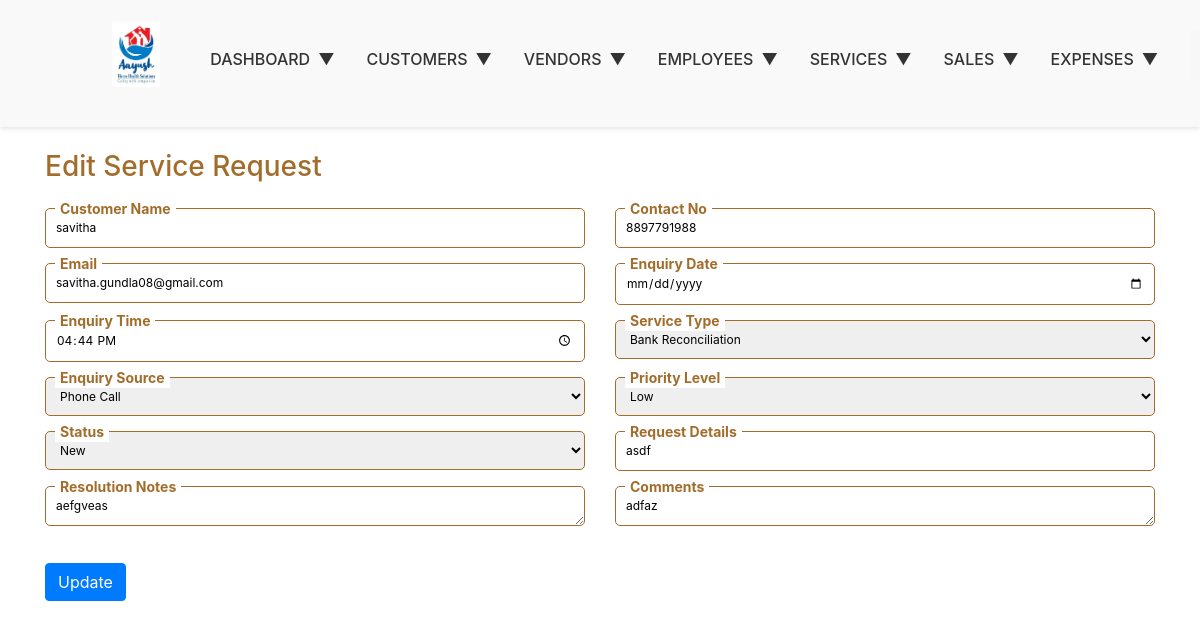
The page /Capturing-Services/update_service.php?id=7 on the database its author committed.
### tables this page shows
CREATE TABLE `service_requests` (
  `id` int(11) NOT NULL,
  `customer_name` varchar(255) NOT NULL,
  `contact_no` varchar(20) NOT NULL,
  `email` varchar(255) NOT NULL,
  `enquiry_date` date NOT NULL,
  `enquiry_time` time NOT NULL,
  `service_type` varchar(100) NOT NULL,
  `from_date` date DEFAULT NULL,
  `end_date` date DEFAULT NULL,
  `total_days` int(11) DEFAULT NULL,
  `service_price` decimal(10,2) DEFAULT NULL,
  `invoice_status` varchar(250) DEFAULT NULL,
  `enquiry_source` varchar(100) NOT NULL,
  `priority_level` varchar(50) NOT NULL,
  `status` varchar(50) NOT NULL,
  `assigned_employee` varchar(255) NOT NULL,
  `request_details` text NOT NULL,
  `resolution_notes` text NOT NULL,
  `comments` text NOT NULL,
  `created_at` timestamp NOT NULL DEFAULT current_timestamp()
);

### Capturing-Services/update_service.php (the view, shortened to what this page needs)
<?php
include '../config.php';
if (isset($_GET['id'])) {
    $id = intval($_GET['id']);
    $sql = "SELECT * FROM service_requests WHERE id = ?";
    $stmt = $conn->prepare($sql);
    $stmt->bind_param("i", $id);
    $stmt->execute();
    $result = $stmt->get_result();
    if ($result->num_rows > 0) {
        $row = $result->fetch_assoc();
    } else {
        header("Location: view_services.php");
        exit;
    }
} else {
    header("Location: view_services.php");
    exit;
}
?>
<!DOCTYPE html>
<html lang="en">
<head>
  <link rel="stylesheet" href="https://stackpath.bootstrapcdn.com/bootstrap/4.5.2/css/bootstrap.min.css">
  <link rel="stylesheet" href="../assets/css/style.css">
</head>
<body>
  <?php include '../navbar.php'; ?>
  <div class="container mt-7">
    <h3 class="mb-4"> Edit Service Request</h3>
    <div class="form-section">
      <form action="" method="POST">
        <div class="row">
          <div class="col-md-6">
            <div class="input-field-container">
              <label class="input-label">Customer Name</label>
              <input type="text" class="styled-input" name="customer_name" id="customer_name" value="<?= $row['customer_name']; ?>" placeholder="Enter Customer Name">
            </div>
          </div>
          <div class="col-md-6">
            <div class="input-field-container">
              <label class="input-label">Contact No</label>
              <input type="text" class="styled-input" name="contact_no" id="contact_no" value="<?= $row['contact_no']; ?>" placeholder="Enter Contact Number">
            </div>
          </div>
          <div class="col-md-6">
            <div class="input-field-container">
              <label class="input-label">Email</label>
              <input type="email" class="styled-input" name="email" id="email" value="<?= $row['email']; ?>" placeholder="Enter Email">
            </div>
          </div>
          <div class="col-md-6">
            <div class="input-field-container">
              <label class="input-label">Enquiry Date</label>
              <input type="date" class="styled-input date-input" name="enquiry_date" id="enquiry-date" value="<?= $row['enquiry_date']; ?>" />
            </div>
          </div>
          <div class="col-md-6">
            <div class="input-field-container">
              <label class="input-label">Enquiry Time</label>
              <input type="time" name="enquiry_time" class="styled-input" value="<?= $row['enquiry_time']; ?>">
            </div>
          </div>
          <div class="col-md-6">
            <div class="input-field-container">
              <label class="input-label">Service Type</label>
              <select class="styled-input" name="service_type">
                <option value="bank" <?= ($row['service_type'] == 'bank') ? 'selected' : ''; ?>>Bank Reconciliation</option>
              </select>
            </div>
          </div>
          <div class="col-md-6">
            <div class="input-field-container">
              <label class="input-label">Enquiry Source</label>
              <select class="styled-input" name="enquiry_source">
                <option value="phone" <?= ($row['enquiry_source'] == 'phone') ? 'selected' : ''; ?>>Phone Call</option>
              </select>
            </div>
          </div>
          <div class="col-md-6">
            <div class="input-field-container">
              <label class="input-label">Priority Level</label>
              <select class="styled-input" name="priority_level">
                <option value="low" <?= ($row['priority_level'] == 'low') ? 'selected' : ''; ?>>Low</option>
              </select>
            </div>
          </div>
          <div class="col-md-6">
            <div class="input-field-container">
              <label class="input-label">Status</label>
              <select class="styled-input" name="status">
                <option value="new" <?= ($row['status'] == 'new') ? 'selected' : ''; ?>>New</option>
              </select>
            </div>
          </div>
          <div class="col-md-6">
            <div class="input-field-container">
              <label class="input-label">Request Details</label>
              <input type="text" class="styled-input" name="request_details" value="<?= $row['request_details']; ?>" placeholder="Enter Request Details">
            </div>
          </div>
          <div class="col-md-6">
            <div class="input-field-container">
              <label class="input-label">Resolution Notes</label>
              <textarea class="styled-input" rows="1" name="resolution_notes" placeholder="Enter Resolution Notes"><?= $row['resolution_notes']; ?></textarea>
            </div>
          </div>
          <div class="col-md-6">
            <div class="input-field-container">
              <label class="input-label">Comments</label>
              <textarea class="styled-input" rows="1" name="comments" placeholder="Enter Comments"><?= $row['comments']; ?></textarea>
            </div>
          </div>
        </div>
        <button type="submit" class="btn btn-primary mt-3">Update</button>
      </form>
    </div>
  </div>
</body>
</html>

### assets/css/style.css (style rules this page uses)
body { font-family: -apple-system, BlinkMacSystemFont, "Segoe UI", Roboto, "Helvetica Neue", Arial, "Noto Sans", sans-serif, "Apple Color Emoji", "Segoe UI Emoji", "Segoe UI Symbol", "Noto Color Emoji"; margin: 0; padding: 0; }
.container { margin-top: 150px; }
.input-field-container { position: relative; margin-bottom: 15px; }
.input-label { position: absolute; top: -10px; left: 10px; background-color: white; padding: 0 5px; font-size: 14px; font-weight: bold; color: #A26D2B; }
.styled-input { width: 100%; padding: 10px; font-size: 12px; outline: none; box-sizing: border-box; border: 1px solid #A26D2B; border-radius: 5px; }
h1, h2, h3, h4 { color: #A26D2B; }

### rows shown on the page
service_requests: customer_name "savitha", contact_no "8897791988", email "savitha.gundla08@gmail.com", enquiry_time "16:44:00", service_type "Bank Reconciliation", enquiry_source "Phone Call", priority_level "Low", status "New", request_details "asdf", resolution_notes "aefgveas", comments "adfaz"
